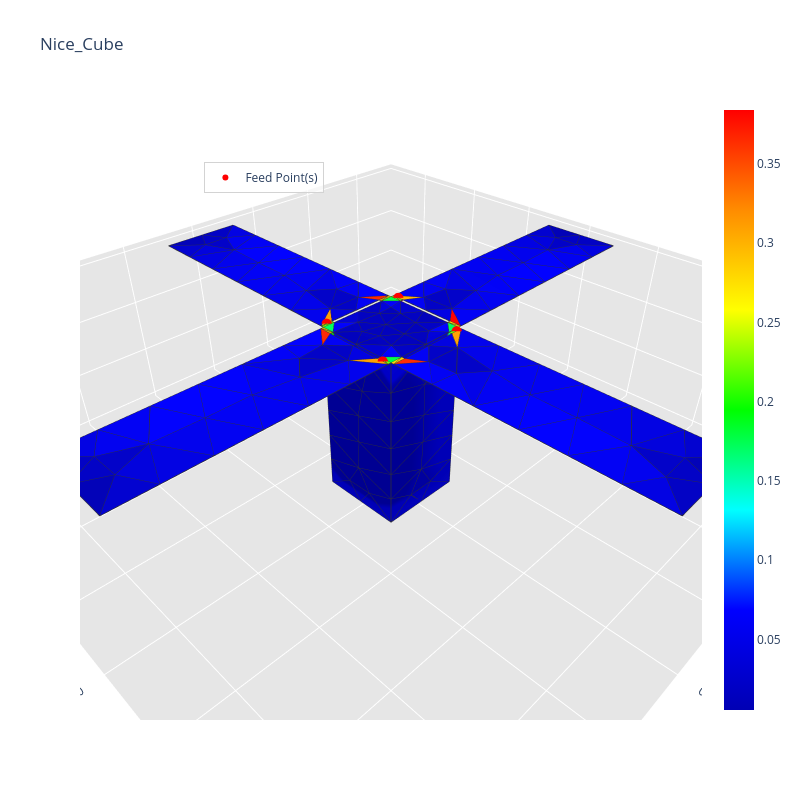

Write notebook code for a chart like this one.
### Code cell
_ = radiation_algorithm(path, frequency, feed_point,
                        voltage_amplitude=voltage_amplitude, 
                        excitation_unit_vector=excitation_units_vector, 
                        gap_width=0.054*initial_mesh_size,
                        voltage_phase=phase)

### Figure 1 — Plotly figure (JSON) as saved in the notebook; plotly's stock layout.template omitted (floating-point values rounded to 4 significant figures; data arrays with more than 128 entries replaced by an {"elided": "..."} marker saying what was removed)
{"data": [{"facecolor": {"elided": "332 str values"}, "i": {"elided": "332 int values"}, "j": {"elided": "332 int values"}, "k": {"elided": "332 int values"}, "name": "", "type": "mesh3d", "x": {"elided": "200 float values"}, "y": {"elided": "200 float values"}, "z": {"elided": "200 float values"}}, {"line": {"color": "rgb(50, 50, 50)", "width": 1.5}, "mode": "lines", "showlegend": false, "type": "scatter3d", "x": {"elided": "1660 float values"}, "y": {"elided": "1660 float values"}, "z": {"elided": "1660 float values"}}, {"hoverinfo": "none", "marker": {"color": [0.005492, 0.3839], "colorscale": [[0, "rgb(0, 0, 180)"], [0.1667, "rgb(0, 0, 255)"], [0.3333, "rgb(0, 255, 255)"], [0.5, "rgb(0, 255, 0)"], [0.6667, "rgb(255, 255, 0)"], [0.8333, "rgb(255, 140, 0)"], [1, "rgb(255, 0, 0)"]], "showscale": true, "size": 0.1}, "mode": "markers", "showlegend": false, "type": "scatter3d", "x": [-0.05], "y": [-0.05], "z": [-0.3]}, {"marker": {"color": "red", "size": 6, "symbol": "circle"}, "mode": "markers+text", "name": "Feed Point(s)", "type": "scatter3d", "x": [0.054, -0.0425, -0.054, 0.0425], "y": [0.0425, 0.054, -0.0425, -0.054], "z": [0.0, 0.0, 0.0, 0.0]}], "layout": {"height": 800, "legend": {"bgcolor": "rgba(255,255,255,0.7)", "bordercolor": "lightgray", "borderwidth": 1, "x": 0.2, "xanchor": "left", "y": 0.9, "yanchor": "top"}, "scene": {"aspectratio": {"x": 1, "y": 1, "z": 0.3}, "camera": {"eye": {"x": 0.65, "y": 0.65, "z": 0.65}}, "xaxis": {"backgroundcolor": "rgb(230, 230, 230)", "gridcolor": "rgb(255, 255, 255)", "showbackground": true, "zerolinecolor": "rgb(255, 255, 255)"}, "yaxis": {"backgroundcolor": "rgb(230, 230, 230)", "gridcolor": "rgb(255, 255, 255)", "showbackground": true, "zerolinecolor": "rgb(255, 255, 255)"}, "zaxis": {"backgroundcolor": "rgb(230, 230, 230)", "gridcolor": "rgb(255, 255, 255)", "showbackground": true, "zerolinecolor": "rgb(255, 255, 255)"}}, "title": {"text": "Nice_Cube"}, "width": 800}}
